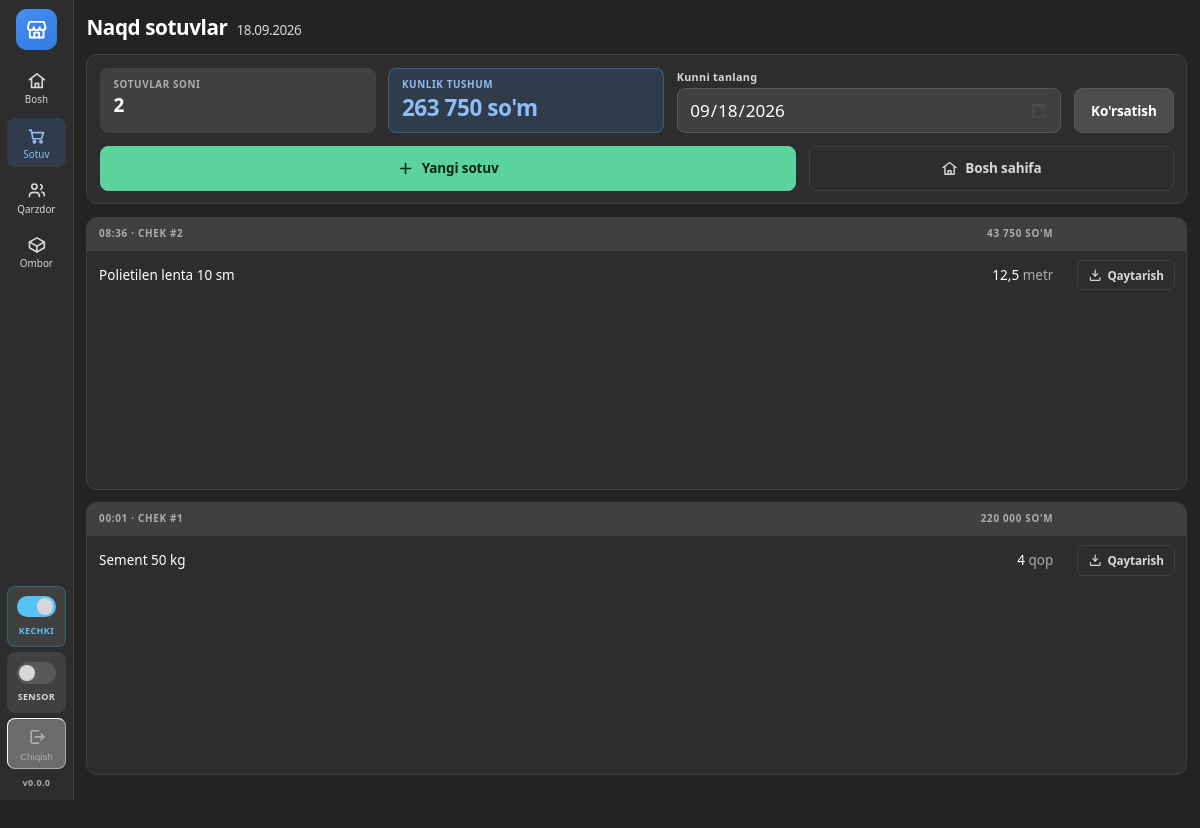
Page /sotuv/?kun=2026-09-18 (signed in) on the committed database.
### sotuv/models.py (models this page shows, shortened)
class Sotuv(models.Model):
    sana = models.DateTimeField("Sana", auto_now_add=True)
    jami = models.DecimalField("Jami so'm", max_digits=14, decimal_places=2, default=0)
    jami_dollar = models.DecimalField("Jami dollar", max_digits=12, decimal_places=2, default=0)
    kurs = models.DecimalField("Dollar kursi", max_digits=12, decimal_places=2, default=0)
    qaytarilgan_summa = models.DecimalField("Qaytarilgan so'm", max_digits=14,
                                            decimal_places=2, default=0)
    qaytarilgan_summa_dollar = models.DecimalField("Qaytarilgan dollar", max_digits=12,
                                                   decimal_places=2, default=0)
    izoh = models.CharField("Izoh", max_length=200, blank=True)
    yakunlangan = models.BooleanField("Yakunlangan", default=False)
    bekor_qilingan = models.BooleanField("Bekor qilingan", default=False)
    class Meta:
        verbose_name = "Sotuv"
        verbose_name_plural = "Sotuvlar"
        ordering = ["-sana"]
    @property
    def sof_jami(self):
        return self.jami - self.qaytarilgan_summa
    @property
    def sof_jami_dollar(self):
        return self.jami_dollar - self.qaytarilgan_summa_dollar
    @property
    def qaytarilganmi(self):
        return (self.qaytarilgan_summa > 0 or self.qaytarilgan_summa_dollar > 0
                or any(q.qaytarilgan for q in self.qatorlar.all()))

class SotuvQator(models.Model):
    sotuv = models.ForeignKey(Sotuv, on_delete=models.CASCADE, related_name="qatorlar")
    mahsulot = models.ForeignKey(Mahsulot, on_delete=models.PROTECT, related_name="sotuv_qatorlari")
    mahsulot_nomi = models.CharField("Tovar nomi", max_length=120)
    birlik = models.CharField("Birlik", max_length=10, blank=True)
    miqdor = models.DecimalField("Miqdor", max_digits=12, decimal_places=3)
    qaytarilgan = models.DecimalField("Qaytarilgan miqdor", max_digits=12, decimal_places=3,
                                      default=0)
    class Meta:
        verbose_name = "Sotuv qatori"
        verbose_name_plural = "Sotuv qatorlari"
        ordering = ["id"]
    @property
    def qolgan_miqdor(self):
        return self.miqdor - self.qaytarilgan

### sotuv/views.py (the view)
# urls.py: path("", views.royxat, name="royxat"),
def royxat(request):
    bugun = timezone.localtime().date()
    kun = request.GET.get("kun", "")
    try:
        sana = timezone.datetime.strptime(kun, "%Y-%m-%d").date() if kun else bugun
    except ValueError:
        sana = bugun
    boshi = timezone.make_aware(timezone.datetime.combine(sana, timezone.datetime.min.time()))
    sotuvlar = (Sotuv.objects
                .filter(sana__gte=boshi, sana__lt=boshi + timedelta(days=1))
                .filter(Q(yakunlangan=True) | Q(bekor_qilingan=True))
                .prefetch_related("qatorlar__mahsulot"))
    hisobda = sotuvlar.filter(bekor_qilingan=False)
    yigindi = hisobda.aggregate(
        s=Sum(F("jami") - F("qaytarilgan_summa")),
        d=Sum(F("jami_dollar") - F("qaytarilgan_summa_dollar")),
    )
    return render(request, "sotuv/royxat.html", {
        "sotuvlar": sotuvlar,
        "sana": sana,
        "bugunmi": sana == bugun,
        "jami": yigindi["s"] or Decimal("0"),
        "jami_dollar": yigindi["d"] or Decimal("0"),
        "soni": hisobda.count(),
    })

### config/kontekst.py (called while the page is built)
def _oqi():
    yol = getattr(settings, "VERSIYA_FAYL", None)
    if yol is None or not yol.exists():
        return getattr(settings, "VERSIYA", "")
    vaqt = yol.stat().st_mtime
    if _xotira["vaqt"] != vaqt:
        _xotira["vaqt"] = vaqt
        _xotira["qiymat"] = yol.read_text(encoding="utf-8").strip()
    return _xotira["qiymat"]

def versiya(request):
    return {"versiya": _oqi()}

### ombor/models.py (called while the page is built)
    @property
    def dollarmi(self):
        return self.valyuta == Valyuta.DOLLAR

### qarz/templatetags/statik_versiya.py (called while the page is built)
@register.simple_tag
def statik(yol):
    manzil = static(yol)
    papkalar = list(getattr(settings, "STATICFILES_DIRS", []))
    if getattr(settings, "STATIC_ROOT", None):
        papkalar.append(settings.STATIC_ROOT)
    for papka in papkalar:
        toliq = os.path.join(str(papka), *yol.split("/"))
        if os.path.exists(toliq):
            return f"{manzil}?v={int(os.path.getmtime(toliq))}"
    return manzil

### qarz/templatetags/xozmag.py (called while the page is built)
def _decimalga(qiymat):
    try:
        return Decimal(str(qiymat).replace(" ", "").replace(",", "."))
    except (InvalidOperation, TypeError, ValueError):
        return None

@register.filter
def pul(qiymat):
    son = _decimalga(qiymat)
    if son is None:
        return qiymat
    return f"{son.quantize(Decimal('1'), rounding=ROUND_HALF_UP):,f}".replace(",", " ")

@register.filter
def tekis(qiymat):
    son = _decimalga(qiymat)
    if son is None:
        return qiymat
    if son == son.to_integral_value():
        return f"{son.to_integral_value():,f}".replace(",", " ")
    butun, _, kasr = f"{son.normalize():f}".partition(".")
    manfiy = butun.startswith("-")
    butun = f"{abs(int(butun)):,}".replace(",", " ")
    if manfiy:
        butun = "-" + butun
    return f"{butun},{kasr}" if kasr else butun

### templates/sotuv/royxat.html (shortened to what this page needs)
{% extends "base.html" %}
{% load xozmag %}
{% block tana %}
<div class="sahifa-keng sahifa-toliq">
  <div class="sarlavha">
    Naqd sotuvlar
    <span class="kichik">{{ sana|date:"d.m.Y" }}{% if bugunmi %} (bugun){% endif %}</span>
  </div>
  <div class="quti">
    <div class="qator">
      <div class="korsatkich">
        <div class="nomi">Sotuvlar soni</div>
        <div class="qiymati">{{ soni }}</div>
      </div>
      <div class="korsatkich diqqat">
        <div class="nomi">Kunlik tushum</div>
        <div class="qiymati">{{ jami|pul }} so'm</div>
      </div>
      <form method="get" style="display:flex;gap:var(--oraliq);align-items:flex-end;flex:2">
        <div class="maydon" style="flex:1;margin:0">
          <label for="kun">Kunni tanlang</label>
          <input type="date" id="kun" name="kun" class="kirish" value="{{ sana|date:'Y-m-d' }}">
        </div>
        <button type="submit" class="tugma">Ko'rsatish</button>
      </form>
    </div>
    <div class="qator" style="margin-top:var(--oraliq)">
      <a class="tugma yashil" href="{% url 'sotuv:boshlash' %}" style="flex:2">
        <svg class="ikon"><use href="#i-plus"></use></svg> Yangi sotuv
      </a>
      <a class="tugma tinch" href="{% url 'qarz:boshlash' %}">
        <svg class="ikon"><use href="#i-uy"></use></svg> Bosh sahifa
      </a>
    </div>
  </div>
  {% for s in sotuvlar %}
    <div class="jadval-quti {% if s.bekor_qilingan %}bekor{% endif %}">
      <table class="jadval">
        <thead>
          <tr>
            <th>
              {{ s.sana|date:"H:i" }} &middot; chek #{{ s.pk }}
            </th>
            <th class="son">
              {% if s.sof_jami %}{{ s.sof_jami|pul }} so'm{% endif %}
            </th>
            <th style="width:1%"></th>
          </tr>
        </thead>
        <tbody>
          {% for qator in s.qatorlar.all %}
            <tr>
              <td>
                {{ qator.mahsulot_nomi }}
              </td>
              <td class="son">
                {{ qator.qolgan_miqdor|tekis }} <span class="sust">{{ qator.birlik }}</span>
              </td>
              <td>
                {% if not s.bekor_qilingan and qator.qolgan_miqdor > 0 %}
                  <a class="tugma tinch kichik" href="{% url 'sotuv:qaytarish' qator.pk %}"
                     title="Tovarni qaytarib olish">
                    <svg class="ikon"><use href="#i-kirim"></use></svg> Qaytarish
                  </a>
                {% endif %}
              </td>
            </tr>
          {% endfor %}
        </tbody>
      </table>
    </div>
  {% endfor %}
</div>
{% endblock %}

### rows in the picture
Sotuv: sana "08:36", pk "2", sof_jami|pul "43 750"
SotuvQator: mahsulot_nomi "Polietilen lenta 10 sm", qolgan_miqdor|tekis "12,5", birlik "metr", shows "Qaytarish"
Sotuv: sana "00:01", pk "1", sof_jami|pul "220 000"
SotuvQator: mahsulot_nomi "Sement 50 kg", qolgan_miqdor|tekis "4", birlik "qop", shows "Qaytarish"

### other values in the picture
{{ versiya }} "0.0.0"
{{ sana|date:"d.m.Y" }} "18.09.2026"
{{ soni }} "2"
{{ jami|pul }} "263 750"
